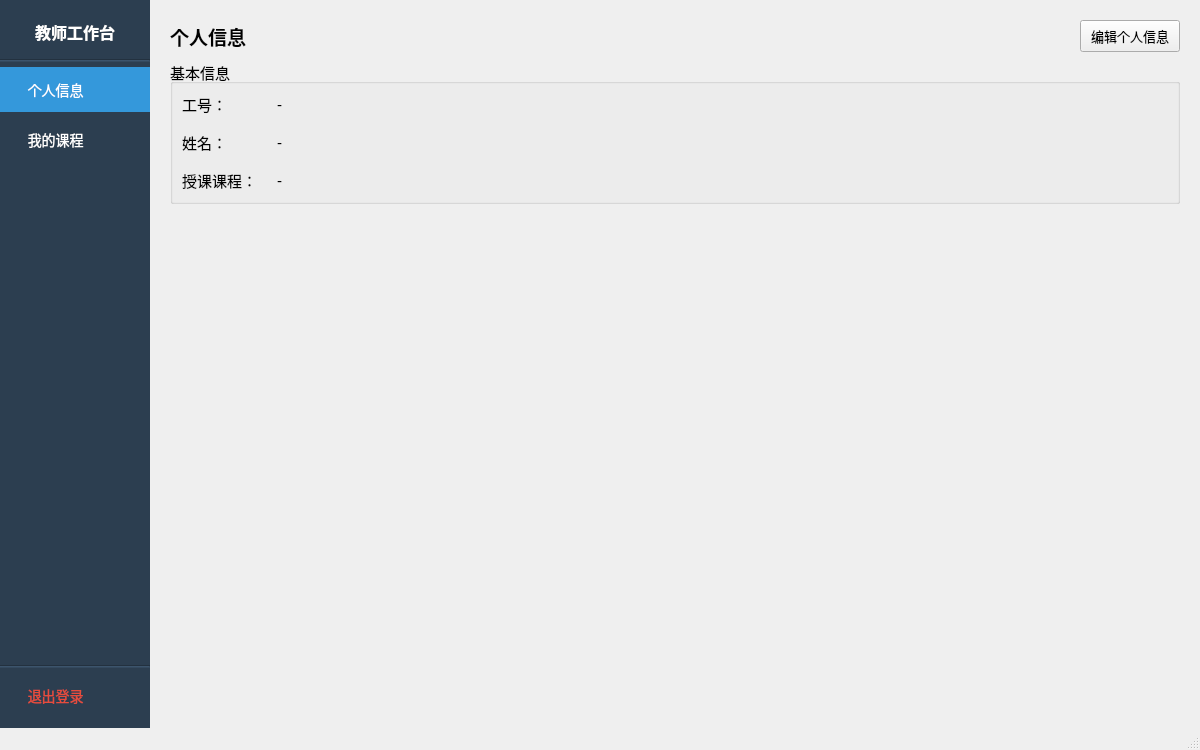
<?xml version="1.0" encoding="UTF-8"?>
<ui version="4.0">
 <class>TeacherMainWindow</class>
 <widget class="QMainWindow" name="TeacherMainWindow">
  <property name="geometry">
   <rect>
    <x>0</x>
    <y>0</y>
    <width>1200</width>
    <height>750</height>
   </rect>
  </property>
  <property name="windowTitle">
   <string>教师主窗口</string>
  </property>
  <widget class="QWidget" name="centralwidget">
   <layout class="QHBoxLayout" name="horizontalLayout_main">
    <property name="spacing">
     <number>0</number>
    </property>
    <property name="leftMargin">
     <number>0</number>
    </property>
    <property name="topMargin">
     <number>0</number>
    </property>
    <property name="rightMargin">
     <number>0</number>
    </property>
    <property name="bottomMargin">
     <number>0</number>
    </property>
    <item>
     <widget class="QWidget" name="navPanel" native="true">
      <property name="minimumSize">
       <size>
        <width>150</width>
        <height>0</height>
       </size>
      </property>
      <property name="maximumSize">
       <size>
        <width>150</width>
        <height>16777215</height>
       </size>
      </property>
      <property name="styleSheet">
       <string notr="true">background-color: #2c3e50;</string>
      </property>
      <layout class="QVBoxLayout" name="verticalLayout_nav">
       <property name="spacing">
        <number>5</number>
       </property>
       <property name="leftMargin">
        <number>0</number>
       </property>
       <property name="topMargin">
        <number>10</number>
       </property>
       <property name="rightMargin">
        <number>0</number>
       </property>
       <property name="bottomMargin">
        <number>10</number>
       </property>
       <item>
        <widget class="QLabel" name="titleLabel">
         <property name="styleSheet">
          <string notr="true">color: white; font-size: 16px; font-weight: bold; padding: 10px;</string>
         </property>
         <property name="text">
          <string>教师工作台</string>
         </property>
         <property name="alignment">
          <set>Qt::AlignCenter</set>
         </property>
        </widget>
       </item>
       <item>
        <widget class="Line" name="line_1">
         <property name="styleSheet">
          <string notr="true">background-color: #34495e;</string>
         </property>
         <property name="orientation">
          <enum>Qt::Horizontal</enum>
         </property>
        </widget>
       </item>
       <item>
        <widget class="QPushButton" name="navProfileButton">
         <property name="minimumSize">
          <size>
           <width>0</width>
           <height>45</height>
          </size>
         </property>
         <property name="styleSheet">
          <string notr="true">QPushButton { color: white; font-size: 14px; text-align: left; padding-left: 20px; border: none; background-color: transparent; }
QPushButton:hover { background-color: #34495e; }
QPushButton:checked { background-color: #3498db; }</string>
         </property>
         <property name="text">
          <string>  个人信息</string>
         </property>
         <property name="checkable">
          <bool>true</bool>
         </property>
         <property name="checked">
          <bool>true</bool>
         </property>
        </widget>
       </item>
       <item>
        <widget class="QPushButton" name="navCoursesButton">
         <property name="minimumSize">
          <size>
           <width>0</width>
           <height>45</height>
          </size>
         </property>
         <property name="styleSheet">
          <string notr="true">QPushButton { color: white; font-size: 14px; text-align: left; padding-left: 20px; border: none; background-color: transparent; }
QPushButton:hover { background-color: #34495e; }
QPushButton:checked { background-color: #3498db; }</string>
         </property>
         <property name="text">
          <string>  我的课程</string>
         </property>
         <property name="checkable">
          <bool>true</bool>
         </property>
        </widget>
       </item>
       <item>
        <spacer name="verticalSpacer_nav">
         <property name="orientation">
          <enum>Qt::Vertical</enum>
         </property>
         <property name="sizeHint" stdset="0">
          <size>
           <width>20</width>
           <height>40</height>
          </size>
         </property>
        </spacer>
       </item>
       <item>
        <widget class="Line" name="line_2">
         <property name="styleSheet">
          <string notr="true">background-color: #34495e;</string>
         </property>
         <property name="orientation">
          <enum>Qt::Horizontal</enum>
         </property>
        </widget>
       </item>
       <item>
        <widget class="QPushButton" name="logoutButton">
         <property name="minimumSize">
          <size>
           <width>0</width>
           <height>45</height>
          </size>
         </property>
         <property name="styleSheet">
          <string notr="true">QPushButton { color: #e74c3c; font-size: 14px; text-align: left; padding-left: 20px; border: none; background-color: transparent; }
QPushButton:hover { background-color: #c0392b; color: white; }</string>
         </property>
         <property name="text">
          <string>  退出登录</string>
         </property>
        </widget>
       </item>
      </layout>
     </widget>
    </item>
    <item>
     <widget class="QStackedWidget" name="stackedWidget">
      <property name="currentIndex">
       <number>0</number>
      </property>
      <widget class="QWidget" name="profilePage">
       <layout class="QVBoxLayout" name="verticalLayout_2">
        <property name="spacing">
         <number>8</number>
        </property>
        <property name="leftMargin">
         <number>20</number>
        </property>
        <property name="topMargin">
         <number>20</number>
        </property>
        <property name="rightMargin">
         <number>20</number>
        </property>
        <property name="bottomMargin">
         <number>20</number>
        </property>
        <item>
         <layout class="QHBoxLayout" name="horizontalLayout_profile">
          <item>
           <widget class="QLabel" name="profileTitleLabel">
            <property name="font">
             <font>
              <pointsize>14</pointsize>
              <bold>true</bold>
             </font>
            </property>
            <property name="text">
             <string>个人信息</string>
            </property>
           </widget>
          </item>
          <item>
           <spacer name="horizontalSpacer_profile">
            <property name="orientation">
             <enum>Qt::Horizontal</enum>
            </property>
            <property name="sizeHint" stdset="0">
             <size>
              <width>40</width>
              <height>20</height>
             </size>
            </property>
           </spacer>
          </item>
          <item>
           <widget class="QPushButton" name="editProfileButton">
            <property name="minimumSize">
             <size>
              <width>100</width>
              <height>32</height>
             </size>
            </property>
            <property name="font">
             <font>
              <pointsize>10</pointsize>
             </font>
            </property>
            <property name="text">
             <string>编辑个人信息</string>
            </property>
           </widget>
          </item>
         </layout>
        </item>
        <item>
         <widget class="QGroupBox" name="groupBox">
          <property name="title">
           <string>基本信息</string>
          </property>
          <property name="font">
           <font>
            <pointsize>11</pointsize>
           </font>
          </property>
          <layout class="QFormLayout" name="formLayout">
           <property name="horizontalSpacing">
            <number>20</number>
           </property>
           <property name="verticalSpacing">
            <number>15</number>
           </property>
           <item row="0" column="0">
            <widget class="QLabel" name="label">
             <property name="font">
              <font>
               <pointsize>11</pointsize>
              </font>
             </property>
             <property name="text">
              <string>工号：</string>
             </property>
            </widget>
           </item>
           <item row="0" column="1">
            <widget class="QLabel" name="teacherNoLabel">
             <property name="font">
              <font>
               <pointsize>11</pointsize>
              </font>
             </property>
             <property name="text">
              <string>-</string>
             </property>
            </widget>
           </item>
           <item row="1" column="0">
            <widget class="QLabel" name="label_2">
             <property name="font">
              <font>
               <pointsize>11</pointsize>
              </font>
             </property>
             <property name="text">
              <string>姓名：</string>
             </property>
            </widget>
           </item>
           <item row="1" column="1">
            <widget class="QLabel" name="nameLabel">
             <property name="font">
              <font>
               <pointsize>11</pointsize>
              </font>
             </property>
             <property name="text">
              <string>-</string>
             </property>
            </widget>
           </item>
           <item row="2" column="0">
            <widget class="QLabel" name="label_courses">
             <property name="font">
              <font>
               <pointsize>11</pointsize>
              </font>
             </property>
             <property name="text">
              <string>授课课程：</string>
             </property>
            </widget>
           </item>
           <item row="2" column="1">
            <widget class="QLabel" name="coursesLabel">
             <property name="font">
              <font>
               <pointsize>11</pointsize>
              </font>
             </property>
             <property name="text">
              <string>-</string>
             </property>
             <property name="wordWrap">
              <bool>true</bool>
             </property>
            </widget>
           </item>
          </layout>
         </widget>
        </item>
        <item>
         <spacer name="verticalSpacer">
          <property name="orientation">
           <enum>Qt::Vertical</enum>
          </property>
          <property name="sizeHint" stdset="0">
           <size>
            <width>20</width>
            <height>40</height>
           </size>
          </property>
         </spacer>
        </item>
       </layout>
      </widget>
      <widget class="QWidget" name="coursesPage">
       <layout class="QVBoxLayout" name="verticalLayout_3">
        <property name="spacing">
         <number>10</number>
        </property>
        <property name="leftMargin">
         <number>20</number>
        </property>
        <property name="topMargin">
         <number>20</number>
        </property>
        <property name="rightMargin">
         <number>20</number>
        </property>
        <property name="bottomMargin">
         <number>20</number>
        </property>
        <item>
         <layout class="QHBoxLayout" name="horizontalLayout_courses">
          <item>
           <widget class="QLabel" name="coursesTitleLabel">
            <property name="font">
             <font>
              <pointsize>14</pointsize>
              <bold>true</bold>
             </font>
            </property>
            <property name="text">
             <string>我的课程 (双击查看课程学生)</string>
            </property>
           </widget>
          </item>
          <item>
           <spacer name="horizontalSpacer_courses">
            <property name="orientation">
             <enum>Qt::Horizontal</enum>
            </property>
            <property name="sizeHint" stdset="0">
             <size>
              <width>40</width>
              <height>20</height>
             </size>
            </property>
           </spacer>
          </item>
          <item>
           <widget class="QPushButton" name="refreshCoursesButton">
            <property name="minimumSize">
             <size>
              <width>80</width>
              <height>32</height>
             </size>
            </property>
            <property name="font">
             <font>
              <pointsize>10</pointsize>
             </font>
            </property>
            <property name="text">
             <string>刷新</string>
            </property>
           </widget>
          </item>
         </layout>
        </item>
        <item>
         <widget class="QTableWidget" name="courseTable">
          <property name="font">
           <font>
            <pointsize>12</pointsize>
           </font>
          </property>
          <property name="selectionMode">
           <enum>QAbstractItemView::SingleSelection</enum>
          </property>
          <property name="selectionBehavior">
           <enum>QAbstractItemView::SelectRows</enum>
          </property>
          <property name="alternatingRowColors">
           <bool>true</bool>
          </property>
         </widget>
        </item>
       </layout>
      </widget>
      <widget class="QWidget" name="courseStudentsPage">
       <layout class="QVBoxLayout" name="verticalLayout_6">
        <property name="spacing">
         <number>10</number>
        </property>
        <property name="leftMargin">
         <number>20</number>
        </property>
        <property name="topMargin">
         <number>20</number>
        </property>
        <property name="rightMargin">
         <number>20</number>
        </property>
        <property name="bottomMargin">
         <number>20</number>
        </property>
        <item>
         <layout class="QHBoxLayout" name="horizontalLayout_6">
          <item>
           <widget class="QLabel" name="courseStudentsTitleLabel">
            <property name="font">
             <font>
              <pointsize>14</pointsize>
              <bold>true</bold>
             </font>
            </property>
            <property name="text">
             <string>课程学生列表</string>
            </property>
           </widget>
          </item>
          <item>
           <spacer name="horizontalSpacer_6">
            <property name="orientation">
             <enum>Qt::Horizontal</enum>
            </property>
            <property name="sizeHint" stdset="0">
             <size>
              <width>40</width>
              <height>20</height>
             </size>
            </property>
           </spacer>
          </item>
          <item>
           <widget class="QPushButton" name="editGradeButton">
            <property name="minimumSize">
             <size>
              <width>80</width>
              <height>32</height>
             </size>
            </property>
            <property name="font">
             <font>
              <pointsize>10</pointsize>
             </font>
            </property>
            <property name="text">
             <string>修改成绩</string>
            </property>
           </widget>
          </item>
          <item>
           <widget class="QPushButton" name="viewStatsButton">
            <property name="minimumSize">
             <size>
              <width>80</width>
              <height>32</height>
             </size>
            </property>
            <property name="font">
             <font>
              <pointsize>10</pointsize>
             </font>
            </property>
            <property name="text">
             <string>查看统计</string>
            </property>
           </widget>
          </item>
          <item>
           <widget class="QPushButton" name="refreshCourseStudentsButton">
            <property name="minimumSize">
             <size>
              <width>80</width>
              <height>32</height>
             </size>
            </property>
            <property name="font">
             <font>
              <pointsize>10</pointsize>
             </font>
            </property>
            <property name="text">
             <string>刷新</string>
            </property>
           </widget>
          </item>
          <item>
           <widget class="QPushButton" name="backToCoursesButton">
            <property name="minimumSize">
             <size>
              <width>100</width>
              <height>32</height>
             </size>
            </property>
            <property name="font">
             <font>
              <pointsize>10</pointsize>
             </font>
            </property>
            <property name="text">
             <string>返回课程列表</string>
            </property>
           </widget>
          </item>
         </layout>
        </item>
        <item>
         <widget class="QTableWidget" name="courseStudentTable">
          <property name="font">
           <font>
            <pointsize>12</pointsize>
           </font>
          </property>
          <property name="selectionMode">
           <enum>QAbstractItemView::SingleSelection</enum>
          </property>
          <property name="selectionBehavior">
           <enum>QAbstractItemView::SelectRows</enum>
          </property>
          <property name="alternatingRowColors">
           <bool>true</bool>
          </property>
         </widget>
        </item>
       </layout>
      </widget>
     </widget>
    </item>
   </layout>
  </widget>
  <widget class="QStatusBar" name="statusbar"/>
 </widget>
 <resources/>
 <connections/>
</ui>
